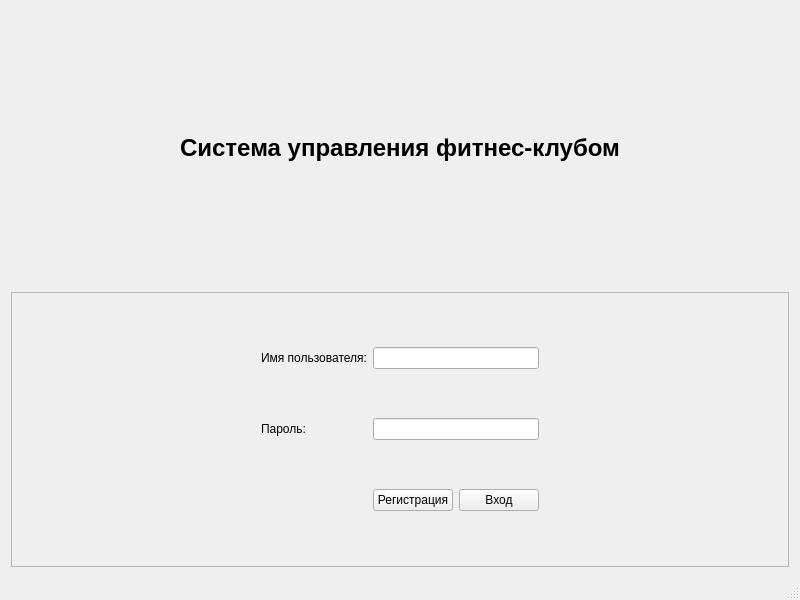
<?xml version="1.0" encoding="UTF-8"?>
<ui version="4.0">
 <class>MainWindow</class>
 <widget class="QMainWindow" name="MainWindow">
  <property name="geometry">
   <rect>
    <x>0</x>
    <y>0</y>
    <width>800</width>
    <height>600</height>
   </rect>
  </property>
  <property name="windowTitle">
   <string>Gym Management System</string>
  </property>
  <widget class="QWidget" name="centralWidget">
   <layout class="QVBoxLayout" name="verticalLayout">
    <item>
     <widget class="QLabel" name="label">
      <property name="text">
       <string>&lt;h1&gt;Система управления фитнес-клубом&lt;/h1&gt;</string>
      </property>
      <property name="alignment">
       <set>Qt::AlignCenter</set>
      </property>
     </widget>
    </item>
    <item>
     <widget class="QFrame" name="loginFrame">
      <property name="frameShape">
       <enum>QFrame::StyledPanel</enum>
      </property>
      <property name="frameShadow">
       <enum>QFrame::Raised</enum>
      </property>
      <layout class="QGridLayout" name="gridLayout">
       <item row="0" column="0">
        <spacer name="horizontalSpacer">
         <property name="orientation">
          <enum>Qt::Horizontal</enum>
         </property>
         <property name="sizeHint" stdset="0">
          <size>
           <width>298</width>
           <height>20</height>
          </size>
         </property>
        </spacer>
       </item>
       <item row="0" column="1">
        <widget class="QLabel" name="usernameLabel">
         <property name="text">
          <string>Имя пользователя:</string>
         </property>
        </widget>
       </item>
       <item row="0" column="2">
        <widget class="QLineEdit" name="usernameLineEdit"/>
       </item>
       <item row="0" column="3">
        <spacer name="horizontalSpacer_2">
         <property name="orientation">
          <enum>Qt::Horizontal</enum>
         </property>
         <property name="sizeHint" stdset="0">
          <size>
           <width>298</width>
           <height>20</height>
          </size>
         </property>
        </spacer>
       </item>
       <item row="1" column="1">
        <widget class="QLabel" name="passwordLabel">
         <property name="text">
          <string>Пароль:</string>
         </property>
        </widget>
       </item>
       <item row="1" column="2">
        <widget class="QLineEdit" name="passwordLineEdit">
         <property name="echoMode">
          <enum>QLineEdit::Password</enum>
         </property>
        </widget>
       </item>
       <item row="2" column="2">
        <layout class="QHBoxLayout" name="horizontalLayout">
         <item>
          <widget class="QPushButton" name="registerButton">
           <property name="text">
            <string>Регистрация</string>
           </property>
          </widget>
         </item>
         <item>
          <widget class="QPushButton" name="loginButton">
           <property name="text">
            <string>Вход</string>
           </property>
          </widget>
         </item>
        </layout>
       </item>
      </layout>
     </widget>
    </item>
   </layout>
  </widget>
  <widget class="QMenuBar" name="menuBar">
   <property name="geometry">
    <rect>
     <x>0</x>
     <y>0</y>
     <width>800</width>
     <height>21</height>
    </rect>
   </property>
  </widget>
  <widget class="QStatusBar" name="statusBar"/>
 </widget>
 <layoutdefault spacing="6" margin="11"/>
 <resources/>
 <connections/>
</ui>
